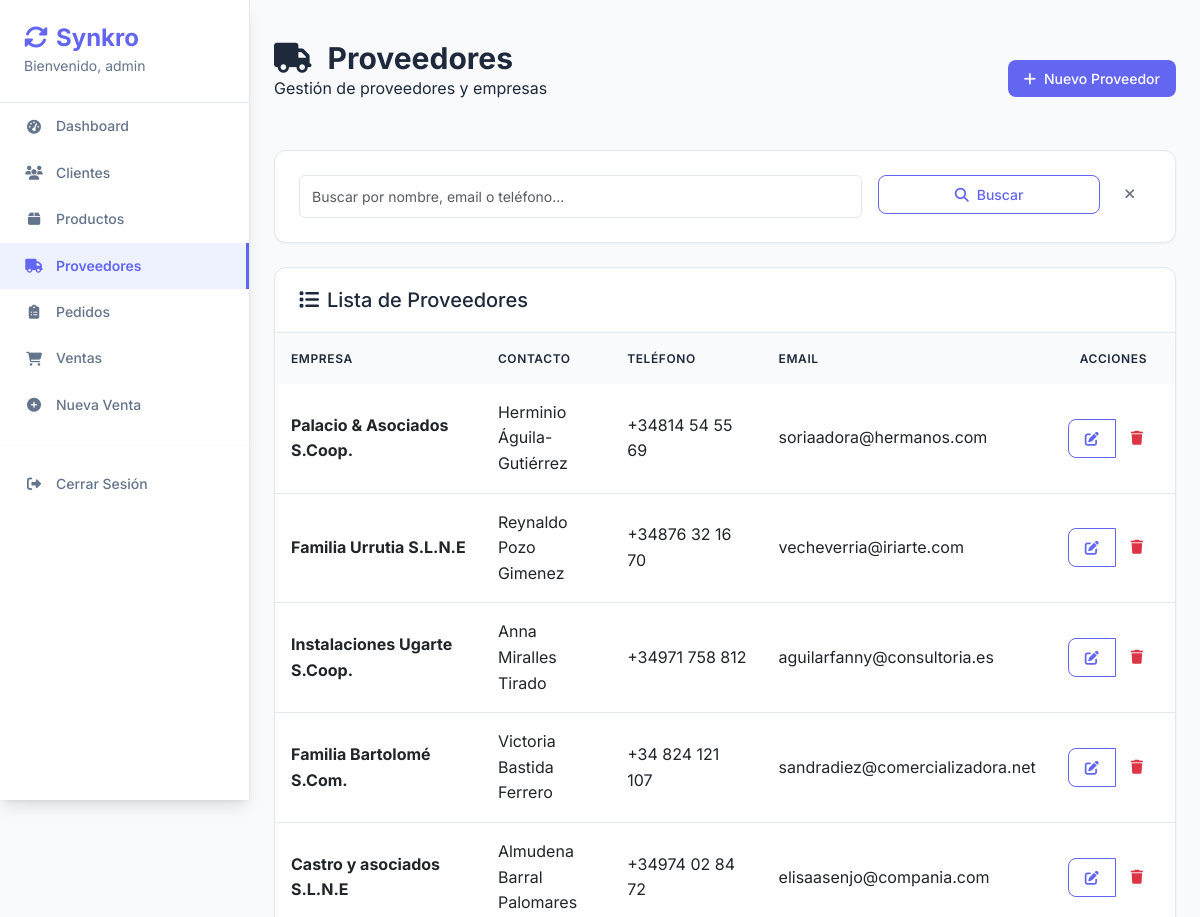
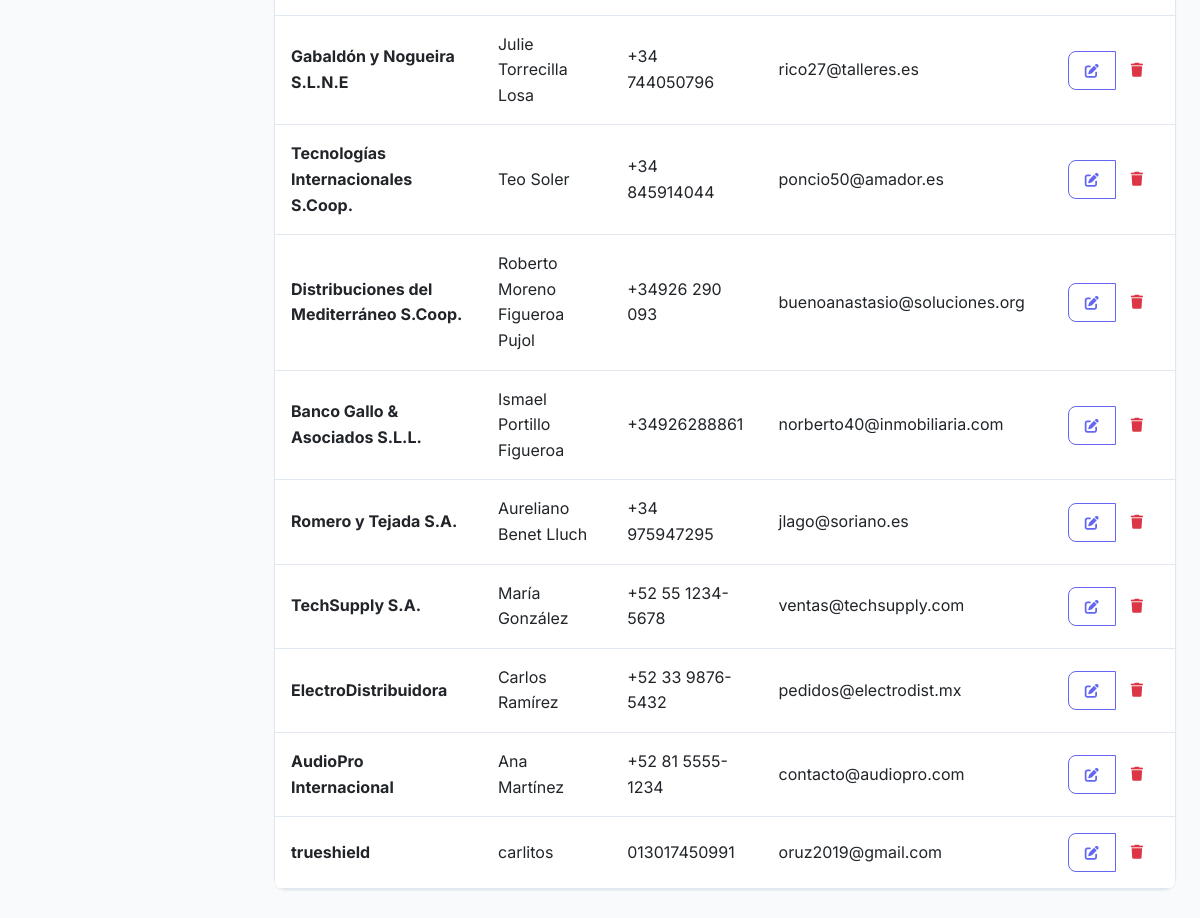
The app's page /proveedores/ (signed in) with its own data (2 pictures, top to bottom).
### core/models.py (models this page shows, shortened)
class Proveedor(models.Model):
    nombre = models.CharField(max_length=200)
    contacto = models.CharField(max_length=100, blank=True)
    telefono = models.CharField(max_length=20, blank=True)
    email = models.EmailField(blank=True, null=True)

### core/views.py (the view)
# urls.py: path('proveedores/', views.proveedor_list, name='proveedor_list'),
@login_required
def proveedor_list(request):
    search = request.GET.get('search', '')
    proveedores = Proveedor.objects.all()
    if search:
        proveedores = proveedores.filter(
            Q(nombre__icontains=search) |
            Q(email__icontains=search) |
            Q(telefono__icontains=search)
        )
    return render(request, 'proveedores/list.html', {
        'proveedores': proveedores,
        'search': search
    })

### core/templates/proveedores/list.html (shortened to what this page needs)
{% extends 'base.html' %}
{% block content %}
<div class="page-header">
    <div class="d-flex justify-content-between align-items-center">
        <div>
            <h1 class="page-title">
                <i class="fas fa-truck me-3"></i>Proveedores
            </h1>
            <p class="page-subtitle">Gestión de proveedores y empresas</p>
        </div>
        <a href="{% url 'proveedor_add' %}" class="btn btn-primary">
            <i class="fas fa-plus me-2"></i>Nuevo Proveedor
        </a>
    </div>
</div>
<div class="card mb-4">
    <div class="card-body">
        <form method="get" class="row g-3">
            <div class="col-md-8">
                <input type="text" name="search" class="form-control"
                       placeholder="Buscar por nombre, email o teléfono..."
                       value="{{ search }}">
            </div>
            <div class="col-md-4">
                <div class="d-flex gap-2">
                    <button type="submit" class="btn btn-outline-primary flex-fill">
                        <i class="fas fa-search me-2"></i>Buscar
                    </button>
                    <a href="{% url 'proveedor_list' %}" class="btn btn-outline-secondary">
                        <i class="fas fa-times"></i>
                    </a>
                </div>
            </div>
        </form>
    </div>
</div>
<div class="card">
    <div class="card-header">
        <h5 class="mb-0">
            <i class="fas fa-list me-2"></i>Lista de Proveedores
        </h5>
    </div>
    <div class="card-body p-0">
        {% if proveedores %}
            <div class="table-responsive">
                <table class="table table-hover mb-0">
                    <thead>
                        <tr>
                            <th>Empresa</th>
                            <th>Contacto</th>
                            <th>Teléfono</th>
                            <th>Email</th>
                            <th class="text-center">Acciones</th>
                        </tr>
                    </thead>
                    <tbody>
                        {% for proveedor in proveedores %}
                        <tr>
                            <td>
                                <strong>{{ proveedor.nombre }}</strong>
                            </td>
                            <td>{{ proveedor.contacto|default:"-" }}</td>
                            <td>{{ proveedor.telefono|default:"-" }}</td>
                            <td>{{ proveedor.email|default:"-" }}</td>
                            <td class="text-center">
                                <div class="btn-group btn-group-sm">
                                    <a href="{% url 'proveedor_edit' proveedor.pk %}"
                                       class="btn btn-outline-primary" title="Editar">
                                        <i class="fas fa-edit"></i>
                                    </a>
                                    <a href="{% url 'proveedor_delete' proveedor.pk %}"
                                       class="btn btn-outline-danger" title="Eliminar">
                                        <i class="fas fa-trash"></i>
                                    </a>
                                </div>
                            </td>
                        </tr>
                        {% endfor %}
                    </tbody>
                </table>
            </div>
        {% endif %}
    </div>
</div>
{% endblock %}

### core/templates/base.html (shortened to what this page needs)
<!DOCTYPE html>
<html lang="es">
<head>
    <link href="https://cdn.jsdelivr.net/npm/bootstrap@5.3.0/dist/css/bootstrap.min.css" rel="stylesheet">
    <link href="https://cdnjs.cloudflare.com/ajax/libs/font-awesome/6.4.0/css/all.min.css" rel="stylesheet">
</head>
<body>
    <nav class="sidebar">
        <div class="sidebar-brand">
            <h4>
                <i class="fas fa-sync-alt me-2"></i>Synkro
            </h4>
            {% if user.is_authenticated %}
                <small>Bienvenido, {{ user.username }}</small>
            {% endif %}
        </div>
        {% if user.is_authenticated %}
        <ul class="nav flex-column">
            <li class="nav-item">
                <a class="nav-link {% if request.resolver_match.url_name == 'dashboard' %}active{% endif %}" href="{% url 'dashboard' %}">
                    <i class="fas fa-tachometer-alt"></i>Dashboard
                </a>
            </li>
            <li class="nav-item">
                <a class="nav-link {% if 'cliente' in request.resolver_match.url_name %}active{% endif %}" href="{% url 'cliente_list' %}">
                    <i class="fas fa-users"></i>Clientes
                </a>
            </li>
            <li class="nav-item">
                <a class="nav-link {% if 'producto' in request.resolver_match.url_name %}active{% endif %}" href="{% url 'producto_list' %}">
                    <i class="fas fa-box"></i>Productos
                </a>
            </li>
            <li class="nav-item">
                <a class="nav-link {% if 'proveedor' in request.resolver_match.url_name %}active{% endif %}" href="{% url 'proveedor_list' %}">
                    <i class="fas fa-truck"></i>Proveedores
                </a>
            </li>
            <li class="nav-item">
                <a class="nav-link {% if 'pedido' in request.resolver_match.url_name %}active{% endif %}" href="{% url 'pedido_list' %}">
                    <i class="fas fa-clipboard-list"></i>Pedidos
                </a>
            </li>
            <li class="nav-item">
                <a class="nav-link {% if 'venta' in request.resolver_match.url_name %}active{% endif %}" href="{% url 'venta_list' %}">
                    <i class="fas fa-shopping-cart"></i>Ventas
                </a>
            </li>
            <li class="nav-item">
                <a class="nav-link" href="{% url 'nueva_venta' %}">
                    <i class="fas fa-plus-circle"></i>Nueva Venta
                </a>
            </li>
            <hr>
            <li class="nav-item">
                <a class="nav-link" href="{% url 'logout' %}">
                    <i class="fas fa-sign-out-alt"></i>Cerrar Sesión
                </a>
            </li>
        </ul>
        {% endif %}
    </nav>
    <main class="main-content">
                <div class="pt-3 pb-2 mb-3">
        {% block content %}
        {% endblock %}
    </main>
</body>
</html>

### core/templates/base.html (style rules this page uses)
:root { --primary-color: #6366f1; --primary-light: #818cf8; --primary-dark: #4f46e5; --secondary-color: #64748b; --success-color: #10b981; --warning-color: #f59e0b; --danger-color: #ef4444; --light-bg: #f8fafc; --white-bg: #ffffff; --dark-text: #1e293b; --light-text: #64748b; --border-color: #e2e8f0; --shadow-sm: 0 1px 2px 0 rgb(0 0 0 / 0.05); --shadow-md: 0 4px 6px -1px rgb(0 0 0 / 0.1), 0 2px 4px -2px rgb(0 0 0 / 0.1); --shadow-lg: 0 10px 15px -3px rgb(0 0 0 / 0.1), 0 4px 6px -4px rgb(0 0 0 / 0.1); }
body { background-color: var(--light-bg); font-family: 'Inter', -apple-system, BlinkMacSystemFont, 'Segoe UI', sans-serif; color: var(--dark-text); line-height: 1.6; }
.sidebar { min-height: 100vh; background: var(--white-bg); border-right: 1px solid var(--border-color); box-shadow: var(--shadow-lg); position: fixed; top: 0; left: 0; width: 250px; z-index: 1000; overflow-y: auto; }
.sidebar .nav-link { color: var(--light-text); padding: 12px 24px; margin: 0; border-radius: 0; transition: all 0.2s ease; font-weight: 500; font-size: 0.875rem; display: flex; align-items: center; gap: 12px; }
.sidebar .nav-link i { width: 20px; text-align: center; }
.sidebar .nav-link.active { color: var(--primary-color); background-color: #eef2ff; border-right: 3px solid var(--primary-color); font-weight: 600; }
.sidebar-brand { padding: 24px; border-bottom: 1px solid var(--border-color); }
.sidebar-brand h4 { color: var(--primary-color); font-weight: 700; font-size: 1.5rem; margin: 0; }
.sidebar-brand small { color: var(--light-text); font-size: 0.875rem; }
.main-content { background-color: var(--light-bg); min-height: 100vh; padding: 24px; margin-left: 250px; }
.card { background: var(--white-bg); border: 1px solid var(--border-color); border-radius: 12px; box-shadow: var(--shadow-sm); transition: all 0.2s ease; }
.card-header { background: transparent; border-bottom: 1px solid var(--border-color); padding: 20px 24px; font-weight: 600; color: var(--dark-text); }
.card-body { padding: 24px; }
.btn { font-weight: 500; border-radius: 8px; padding: 8px 16px; font-size: 0.875rem; transition: all 0.2s ease; border: none; }
.btn-primary { background-color: var(--primary-color); color: white; }
.btn-outline-primary { border: 1px solid var(--primary-color); color: var(--primary-color); background: transparent; }
.table { background: var(--white-bg); border-radius: 8px; overflow: hidden; box-shadow: var(--shadow-sm); margin-bottom: 0; }
.table thead th { background-color: #f8fafc; color: var(--dark-text); border: none; font-weight: 600; font-size: 0.75rem; text-transform: uppercase; letter-spacing: 0.05em; padding: 16px; }
.table tbody td { padding: 16px; border-color: var(--border-color); vertical-align: middle; }
.form-control, .form-select { border-radius: 6px; border: 1px solid var(--border-color); padding: 10px 12px; font-size: 0.875rem; transition: all 0.2s ease; }
.page-header { margin-bottom: 32px; }
.page-title { font-size: 1.875rem; font-weight: 700; color: var(--dark-text); margin: 0; }
hr { border-color: var(--border-color); margin: 16px 0; }

### records on screen
Proveedor: nombre "Palacio & Asociados S.Coop.", contacto "Herminio Águila-Gutiérrez", telefono "+34814 54 55 69", email "soriaadora@hermanos.com"
Proveedor: nombre "Familia Urrutia S.L.N.E", contacto "Reynaldo Pozo Gimenez", telefono "+34876 32 16 70", email "vecheverria@iriarte.com"
Proveedor: nombre "Instalaciones Ugarte S.Coop.", contacto "Anna Miralles Tirado", telefono "+34971 758 812", email "aguilarfanny@consultoria.es"
Proveedor: nombre "Familia Bartolomé S.Com.", contacto "Victoria Bastida Ferrero", telefono "+34 824 121 107", email "sandradiez@comercializadora.net"
Proveedor: nombre "Castro y asociados S.L.N.E", contacto "Almudena Barral Palomares", telefono "+34974 02 84 72", email "elisaasenjo@compania.com"
Proveedor: nombre "Gabaldón y Nogueira S.L.N.E", contacto "Julie Torrecilla Losa", telefono "+34 744050796", email "rico27@talleres.es"
Proveedor: nombre "Tecnologías Internacionales S.Coop.", contacto "Teo Soler", telefono "+34 845914044", email "poncio50@amador.es"
Proveedor: nombre "Distribuciones del Mediterráneo S.Coop.", contacto "Roberto Moreno Figueroa Pujol", telefono "+34926 290 093", email "buenoanastasio@soluciones.org"
Proveedor: nombre "Banco Gallo & Asociados S.L.L.", contacto "Ismael Portillo Figueroa", telefono "+34926288861", email "norberto40@inmobiliaria.com"
Proveedor: nombre "Romero y Tejada S.A.", contacto "Aureliano Benet Lluch", telefono "+34 975947295", email "jlago@soriano.es"
Proveedor: nombre "TechSupply S.A.", contacto "María González", telefono "+52 55 1234-5678", email "ventas@techsupply.com"
Proveedor: nombre "ElectroDistribuidora", contacto "Carlos Ramírez", telefono "+52 33 9876-5432", email "pedidos@electrodist.mx"
Proveedor: nombre "AudioPro Internacional", contacto "Ana Martínez", telefono "+52 81 5555-1234", email "contacto@audiopro.com"
Proveedor: nombre "trueshield", contacto "carlitos", telefono "013017450991", email "oruz2019@gmail.com"

### other values on screen
{{ user.username }} "admin"
